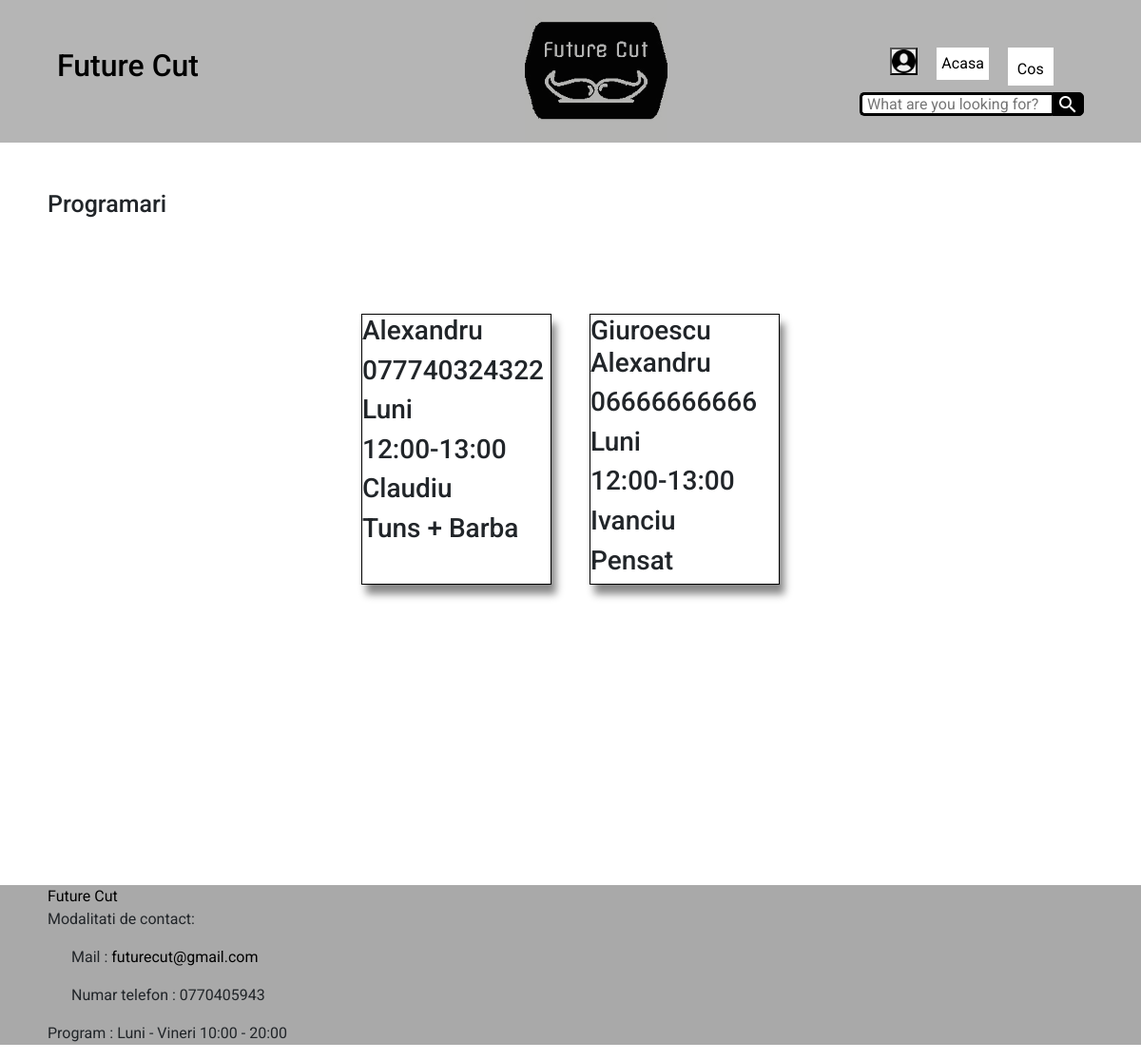
The page /appointment/checked-appointments/ (signed in) on the database its author committed.
### appointment/models.py (models this page shows, shortened)
class Appointment(models.Model):
    class VerifiedAppointmentManager(models.Manager):
        def get_queryset(self):
            return super().get_queryset().filter(checked=True)
    class UnVerifiedAppointmentManager(models.Manager):
        def get_queryset(self):
            return super().get_queryset().filter(checked=False)
    name = models.CharField(max_length=200)
    phone_number = models.CharField(max_length=13)
    slug = models.SlugField(blank=True)
    created = models.DateTimeField(auto_now_add=True)
    DAY = [
        ('Luni', 'Luni'),
        ('Marti', 'Marti '),
        ('Miercuri', 'Miercuri'),
        ('Joi', 'Joi'),
        ('Vineri', 'Vineri'),
        ('Sambata', 'Sambata'),
        ('Duminica', 'Duminica'),
    ]
    day = models.CharField(max_length=100, choices=DAY, default=None)
    APPOINTMENT = [
        ('12:00-13:00', '12:00-13:00'),
        ('13:00-14:00', '13:00-14:00'),
        ('14:00-15:00', '14:00-15:00'),
        ('15:00-16:00', '15:00-16:00'),
        ('16:00-17:00', '16:00-17:00'),
        ('17:00-18:00', '17:00-18:00'),
    ]
    appointment = models.CharField(max_length=100, choices=APPOINTMENT, default=None)
    FRIZER = [
        ('Claudiu', 'Claudiu'),
        ('Ivanciu', 'Ivanciu'),
        ('Gheorghe', 'Gheorghe'),
    ]
    frizer = models.CharField(max_length=100, choices=FRIZER, default=None)
    PACHET = [
        ('Tuns', 'Tuns'),
        ('Tuns + Barba', 'Tuns + Barba'),
        ('Tuns + Barba + Aranjat', 'Tuns + Barba + Aranjat'),
        ('Barba', 'Barba'),
        ('Vopsit barba', 'Vopsit barba'),
        ('Pensat', 'Pensat'),
    ]
    pachet = models.CharField(max_length=100, choices=PACHET, default=None)
    checked = models.BooleanField(default=False)
    class Status(models.TextChoices):
        STAT1 = 'stat1', 'In asteptare'
        STAT2 = 'stat2', 'Acceptat'
        STAT3 = 'stat3', 'Refuzat'
    status = models.CharField(max_length=40, choices=Status.choices, default=Status.STAT1)
    objects = models.Manager()
    checkedmanager = VerifiedAppointmentManager()
    uncheckedmanager = UnVerifiedAppointmentManager()

### appointment/views.py (the view)
# urls.py: path('checked-appointments/', views.view_checked_appointment, name='view_checked_appointment'),
def view_checked_appointment(request):
    checked_appointment = Appointment.checkedmanager.all()
    return render(request,'store/programari existente.html', {'checked_app':checked_appointment})

### store/views.py (called while the page is built)
def categories(request):
    return {
        'categories': Category.objects.all()
    }

### templates/store/programari existente.html (shortened to what this page needs)
{% extends "./base.html" %} {% load static %} {% block content %}
<h1>Programari</h1>
<div class="container">
    {%for produs in checked_app %}
    <div class="image">
            <h3>{{produs.name}}</h3>
            <h3>{{produs.phone_number}}</h3>
            <h3>{{produs.day}}</h3>
            <h3>{{produs.appointment}}</h3>
            <h3>{{produs.frizer}}</h3>
            <h3>{{produs.pachet}}</h3>
        </div>
    {% endfor %}
</div>
{% endblock %}

### static/css/styles.css (style rules this page uses)
* { margin: 0; padding: 0; box-sizing: border-box; font-family: "Roboto", sans-serif; }
h1 { margin-left: 50px; margin-top: 50px; font-size: 25px; }
.container, .container-products { display: flex; justify-content: center; flex-wrap: wrap; margin-top: 50px; padding-bottom: 100px; }
.image { width: 200px; margin-right: 20px; margin-top: 50px; margin-left: 20px; position: relative; overflow: hidden; border: 0.2px solid black; box-shadow:5px 10px 8px #888888; transition: 500ms all; }

### rows shown on the page
Appointment: name "Alexandru", phone_number "077740324322", day "Luni", appointment "12:00-13:00", frizer "Claudiu", pachet "Tuns + Barba"
Appointment: name "Giuroescu Alexandru", phone_number "06666666666", day "Luni", appointment "12:00-13:00", frizer "Ivanciu", pachet "Pensat"
